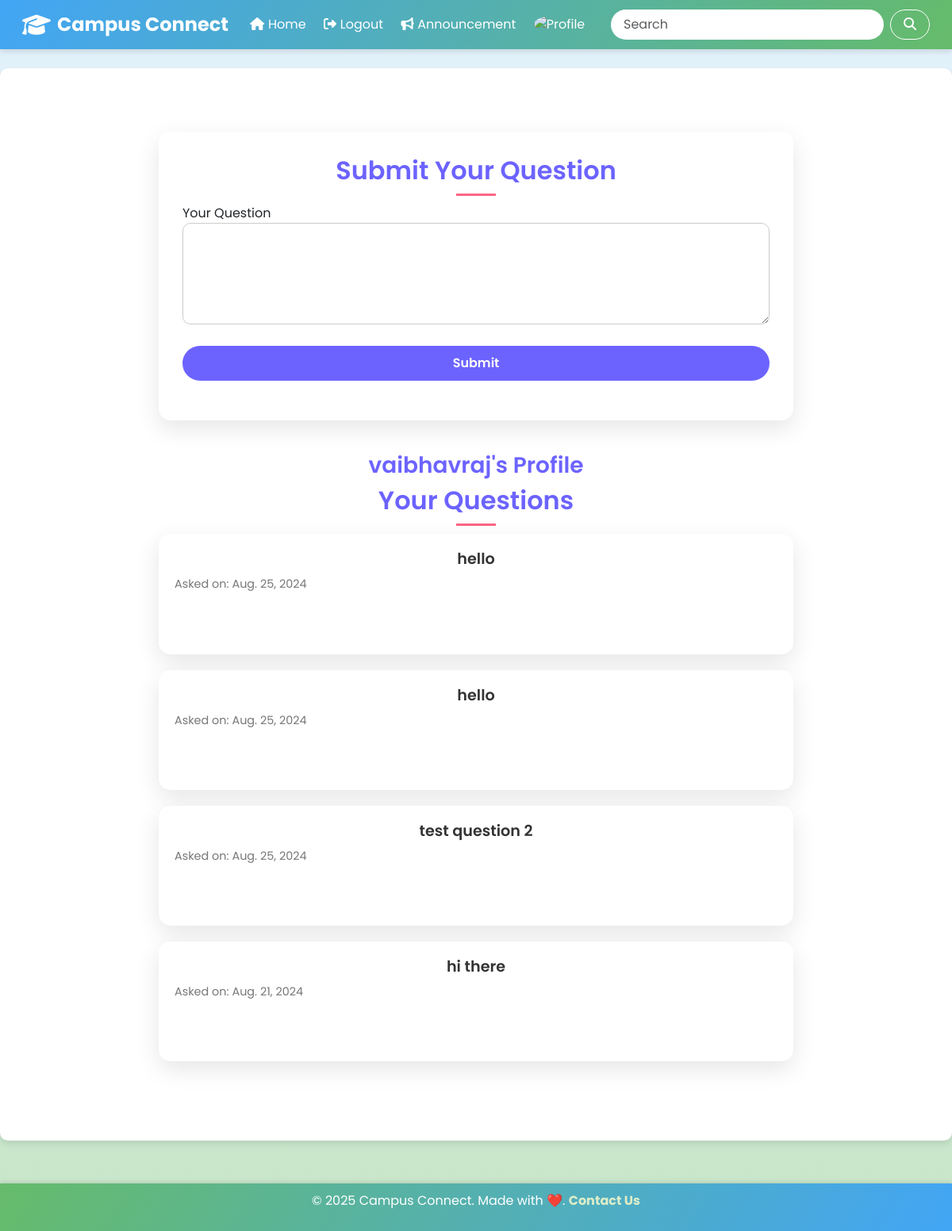
Before: /profile/ (signed in) with the older database file.
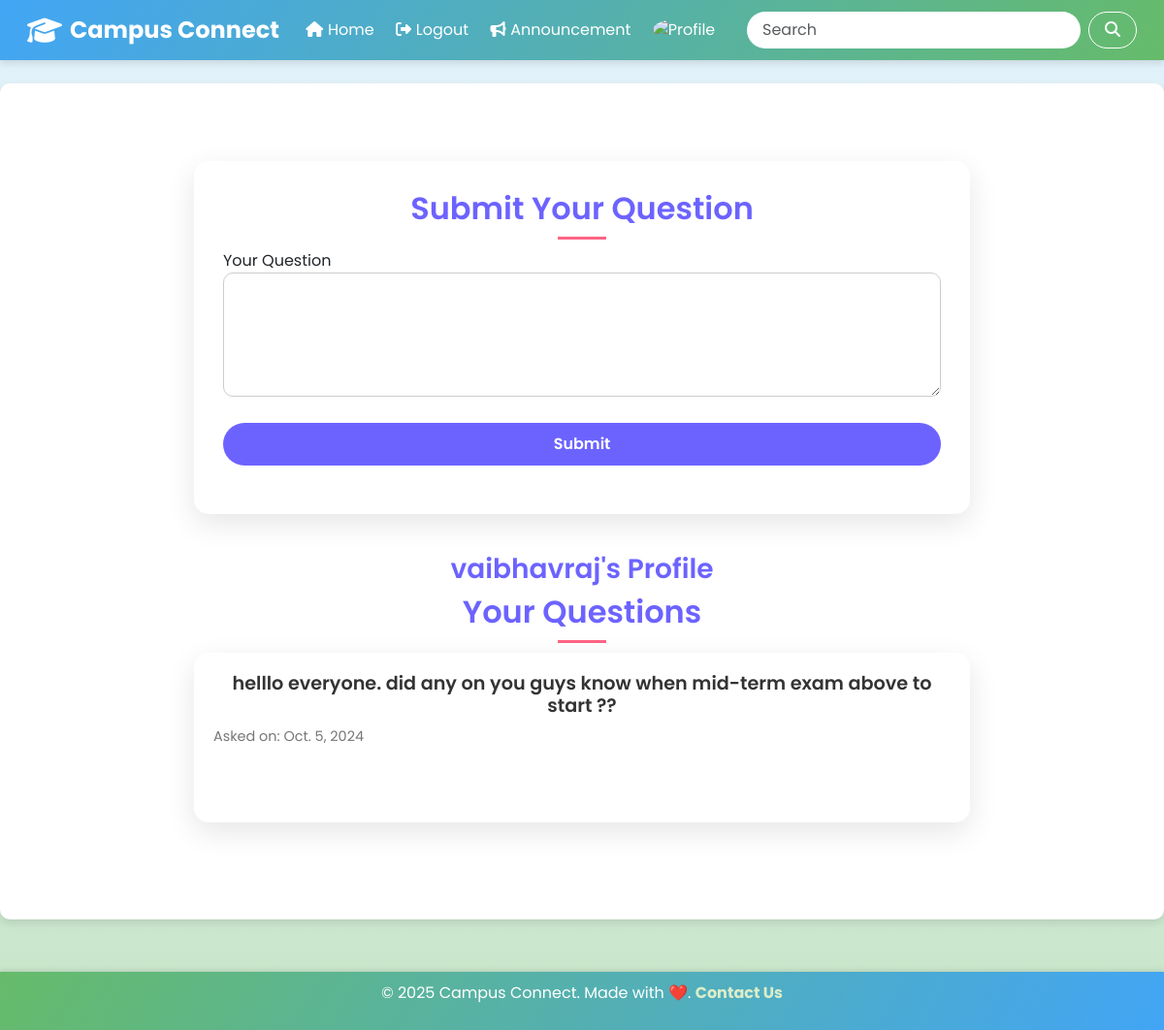
After: the same page with the newer database file.
### student/models.py (models this page shows, shortened)
class questions(models.Model):
    user = models.ForeignKey(User,on_delete=models.CASCADE)
    question_text = models.TextField(max_length=240)
    created_on = models.DateField(auto_now_add=True)
    upvotes = models.ManyToManyField(User, related_name="question_upvotes", blank=True)
    downvotes = models.ManyToManyField(User, related_name="question_downvotes", blank=True)

### student/views.py (the view)
# urls.py: path('profile/',views.profile,name='profile'),
@login_required
def profile(request):
    user_question = questions.objects.filter(user=request.user).order_by('-created_on')
    if request.method=='POST':
        form = QuestionForm(request.POST)
        if form.is_valid():
            question = form.save(commit=False)
            question.user = request.user
            question.save()
            return redirect('profile')
    else:
        form = QuestionForm()
    return render(request,'profile.html',{'form':form, 'user_question': user_question})

### student/forms.py
class QuestionForm(forms.ModelForm):
    class Meta:
        model = questions
        fields =['question_text']
        widgets = {
            'question_text': forms.Textarea(attrs={'rows': 4, 'cols': 40}),
        }

### student/templates/profile.html (shortened to what this page needs)
{% extends "base.html" %} {% block content %}
<!DOCTYPE html>
<html lang="en">
  <head>
  </head>
  <body>
    <div class="container">
      <div class="form-container">
        <h2>Submit Your Question</h2>
        <form method="post">
          <div class="form-group">
            <label for="id_question_text">Your Question</label>
            {{ form.question_text }}
          </div>
          <div class="form-group">
            <button type="submit">Submit</button>
          </div>
        </form>
      </div>
      <h3>{{ request.user.username }}'s Profile</h3>
      <h2>Your Questions</h2>
      {% if user_question %}
      <ul class="questions-list">
        {% for question in user_question %}
        <li class="question-item">
          <h3 class="question-text">{{ question.question_text }}</h3>
          <p class="question-date">Asked on: {{ question.created_on }}</p>
          <div class="buttons-container">
            <a class="question-link" href="{% url 'question_detail' question.id %}">
            </a>
            <form action="{% url 'delete_question' question.id %}" method="POST" style="display: inline;">
              <button type="submit" class="delete-button">
              </button>
            </form>
          </div>
        </li>
        {% endfor %}
      </ul>
      {% else %}
      <p class="no-questions">You haven't asked any questions yet.</p>
      {% endif %}
    </div>
  </body>
</html>
{% endblock %}

Changed rows visible on the page:
removed questions: question_text "hello", created_on "Aug. 25, 2024"
removed questions: question_text "hello", created_on "Aug. 25, 2024"
removed questions: question_text "test question 2", created_on "Aug. 25, 2024"
removed questions: question_text "hi there", created_on "Aug. 21, 2024"
added questions: question_text "helllo everyone. did any on you guys know when mid-term exam above to start ??", created_on "Oct. 5, 2024"
